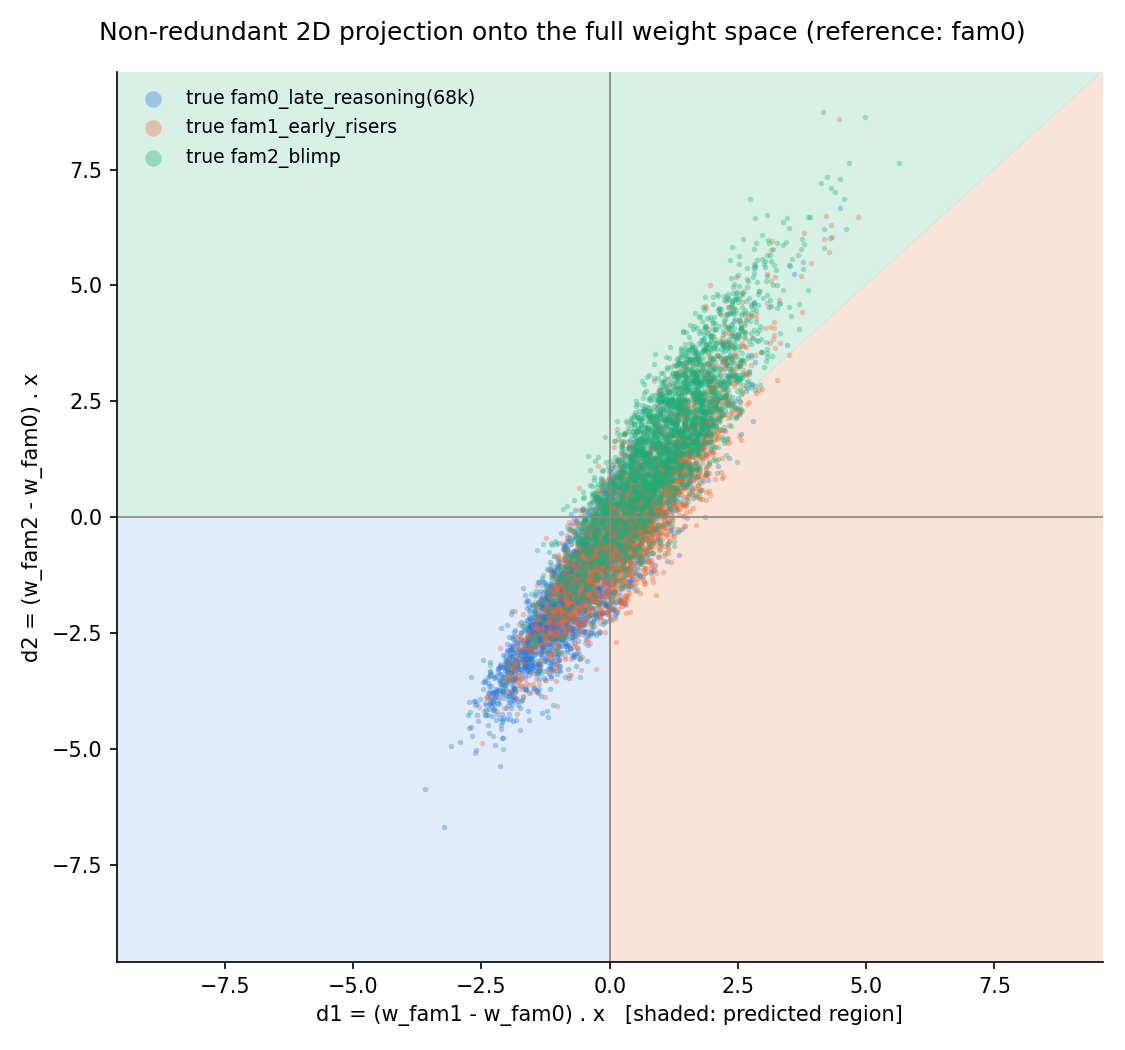

Reproduce this figure in Python.
"""Project test-set embeddings onto the FULL weight space of the trained multinomial logreg,
reduced to its non-redundant form. Softmax/argmax is invariant to adding a constant vector to
all class weights, so only the DIFFERENCES between logits matter -- with 3 classes that's
exactly 2 free dimensions, not 3. Using fam0 as the reference class:

    d1 = (w_fam1 - w_fam0) . x + (b_fam1 - b_fam0)
    d2 = (w_fam2 - w_fam0) . x + (b_fam2 - b_fam0)

d1=d2=0 is the fam0 decision score by construction, so a single (d1, d2) scatter is the
complete, non-redundant picture of the 3-way decision surface (no information lost, unlike
picking 2 of 3 raw pairwise projections). The decision regions are simple half-planes:
  fam0 wins iff d1<=0 and d2<=0
  fam1 wins iff d1>=0 and d1>=d2
  fam2 wins iff d2>=0 and d2>=d1
Shaded as background; TRUE-label points scattered on top, so you can see whether classes
occupy distinct corners or whether it's a smeared 1-D axis (per every prior finding here).

Loads the saved clf+scaler (no retraining), reproduces the same exclusive sample/split.

Usage:
  python logreg_three_class_projection.py --model fam0_logreg_weights.pkl --n-per-class 3000
"""
import argparse, pickle, sys
from pathlib import Path

import matplotlib
matplotlib.use("Agg")
import matplotlib.pyplot as plt
import numpy as np
from sklearn.model_selection import train_test_split

sys.path.insert(0, str(Path(__file__).resolve().parents[1]))
from build_family_subset import build_families
from predict_family_from_embedding_highconf import (
    compute_r_dist_all, exclusive_labels, sample_equal_exclusive, read_embeddings, FAM_LABELS,
)

OUT_DIR = Path(__file__).resolve().parent

# dataviz reference palette, categorical slots 1-3 (validated all-pairs CVD-safe for 3-series scatter)
COLORS = {0: "#2a78d6", 1: "#eb6834", 2: "#1baf7a"}  # blue / orange / aqua
REGION_COLORS = {0: "#cde2fb", 1: "#f7d3bf", 2: "#bfe9d8"}  # light tints of the same 3 hues


def main():
    ap = argparse.ArgumentParser()
    ap.add_argument("--model", default="fam0_logreg_weights.pkl")
    ap.add_argument("--n-per-class", type=int, default=3000)
    ap.add_argument("--ref-class", type=int, default=0, help="reference class subtracted out")
    ap.add_argument("--out", default="logreg_three_class_projection.png")
    ap.add_argument("--seed", type=int, default=42)
    a = ap.parse_args()

    with open(a.model, "rb") as f:
        saved = pickle.load(f)
    clf, scaler, classes, sargs = saved["clf"], saved["scaler"], saved["classes"], saved["sample_args"]
    print(f"loaded {a.model}: sample_args={sargs}, classes={classes}")
    print(f"coef_ shape: {clf.coef_.shape}")

    fam_names, F, members = build_families(0.45)
    R, D, valid = compute_r_dist_all(F)
    mask, labels = exclusive_labels(R, D, valid, sargs["min_r"], sargs["max_l1"],
                                     exclude=set(sargs["exclude_family"]))
    rows, labels_sel = sample_equal_exclusive(mask, labels, sargs["per_family"], sargs["seed"], fam_names)
    print(f"sampled {len(rows):,} tokens total (reproducing saved split); reading embeddings...")
    X = read_embeddings(rows, edim=768)

    idx = np.arange(len(labels_sel))
    idx_tr, idx_te = train_test_split(
        idx, test_size=0.2, random_state=sargs["seed"], stratify=labels_sel)
    X_te = scaler.transform(X[idx_te])
    y_te = labels_sel[idx_te]

    S = clf.decision_function(X_te)  # (N, 3) = X @ coef_.T + intercept_, columns ordered per `classes`
    ref_col = classes.index(a.ref_class)
    other_cols = [c for c in range(len(classes)) if c != ref_col]
    D = S[:, other_cols] - S[:, [ref_col]]  # (N, 2): d1, d2 relative to reference class
    other_classes = [classes[c] for c in other_cols]
    print(f"reference class: fam{a.ref_class}  ->  d1=fam{other_classes[0]}-fam{a.ref_class}, "
          f"d2=fam{other_classes[1]}-fam{a.ref_class}")

    rng = np.random.default_rng(a.seed)
    sel_idx = []
    for c in classes:
        cand = np.where(y_te == c)[0]
        n = min(a.n_per_class, len(cand))
        sel_idx.append(rng.choice(cand, n, replace=False))
    sel_idx = np.concatenate(sel_idx)
    D_sel, y_sel = D[sel_idx], y_te[sel_idx]
    print(f"plotting {len(sel_idx):,} points ({a.n_per_class} cap per class)")

    fig, ax = plt.subplots(figsize=(7.5, 7))

    # decision-region background: argmax(0, d1, d2) -> ref/other1/other2
    lim = np.abs(D_sel).max() * 1.1
    gx, gy = np.meshgrid(np.linspace(-lim, lim, 400), np.linspace(-lim, lim, 400))
    scores_grid = np.stack([np.zeros_like(gx), gx, gy], axis=-1)  # [ref, other1, other2]
    winner_idx = np.argmax(scores_grid, axis=-1)  # 0=ref, 1=other1, 2=other2
    winner_class = np.array([a.ref_class] + other_classes)[winner_idx]
    for c in classes:
        ax.contourf(gx, gy, (winner_class == c).astype(float), levels=[0.5, 1.5],
                    colors=[REGION_COLORS[c]], alpha=0.6, zorder=0)

    for c in classes:
        m = y_sel == c
        ax.scatter(D_sel[m, 0], D_sel[m, 1], s=7, alpha=0.35, linewidths=0,
                   color=COLORS[c], label=f"true {FAM_LABELS.get(c, str(c))}")

    ax.axhline(0, color="#898781", lw=0.8, zorder=1)
    ax.axvline(0, color="#898781", lw=0.8, zorder=1)
    ax.set_xlim(-lim, lim)
    ax.set_ylim(-lim, lim)
    ax.set_xlabel(f"d1 = (w_fam{other_classes[0]} - w_fam{a.ref_class}) . x   "
                  f"[shaded: predicted region]")
    ax.set_ylabel(f"d2 = (w_fam{other_classes[1]} - w_fam{a.ref_class}) . x")
    ax.spines[["top", "right"]].set_visible(False)
    ax.legend(markerscale=3, fontsize=9, frameon=False, loc="upper left")
    fig.suptitle(f"Non-redundant 2D projection onto the full weight space "
                 f"(reference: fam{a.ref_class})")
    fig.tight_layout()
    fig.savefig(OUT_DIR / a.out, dpi=150)
    print(f"wrote {OUT_DIR / a.out}")

    # confusion sanity check within the plotted sample
    pred_sel = np.array([a.ref_class] + other_classes)[
        np.argmax(np.concatenate([np.zeros((len(D_sel), 1)), D_sel], axis=1), axis=1)]
    for c in classes:
        m = y_sel == c
        acc = (pred_sel[m] == c).mean()
        print(f"  true fam{c}: n={m.sum()}  predicted-correctly={acc:.3f}")


if __name__ == "__main__":
    main()
